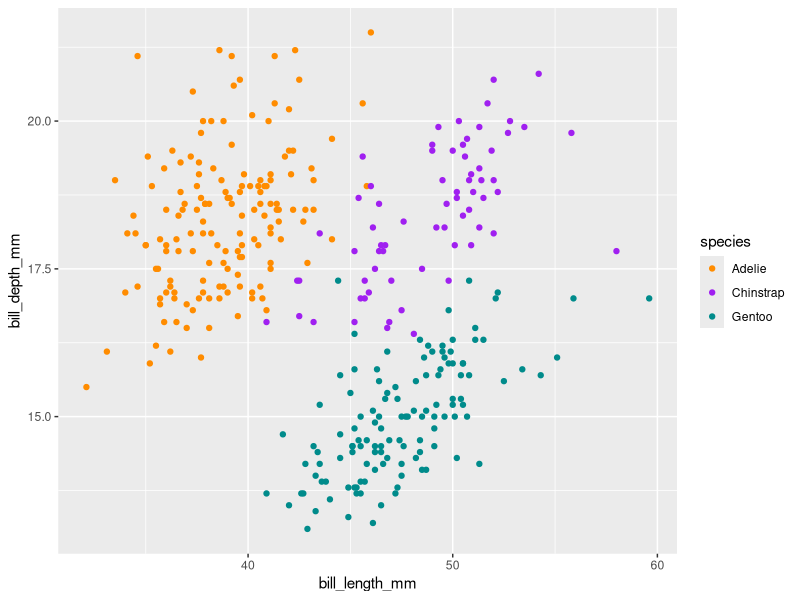
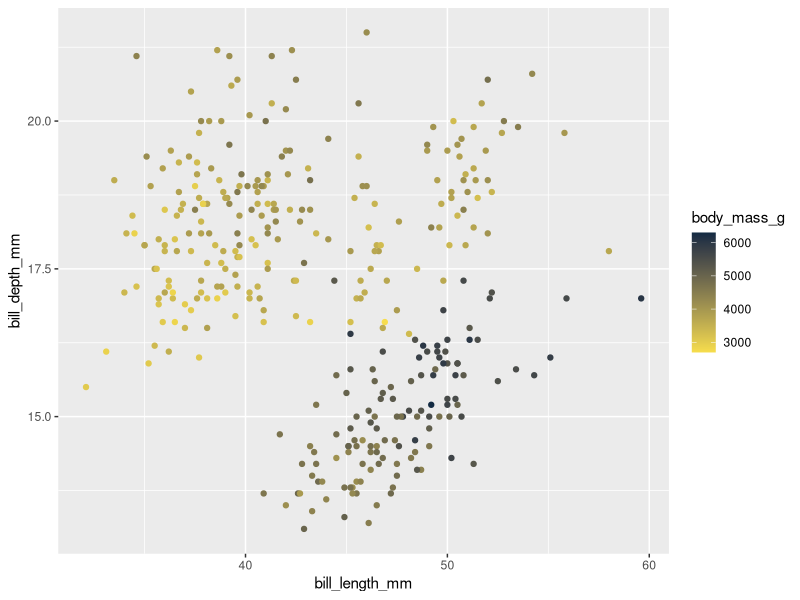
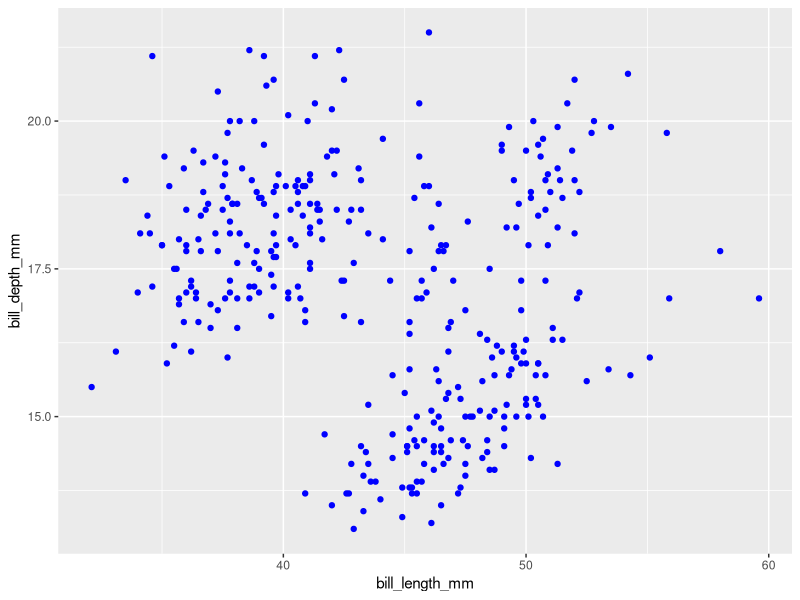
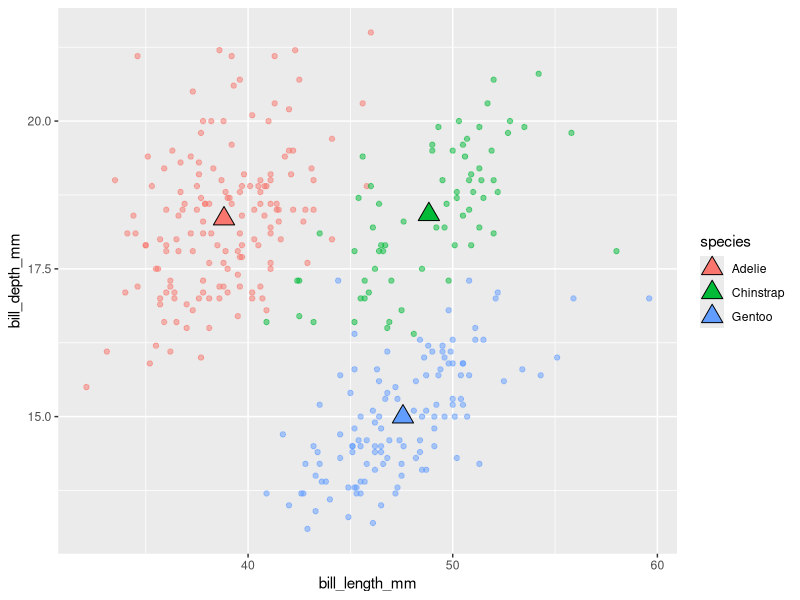
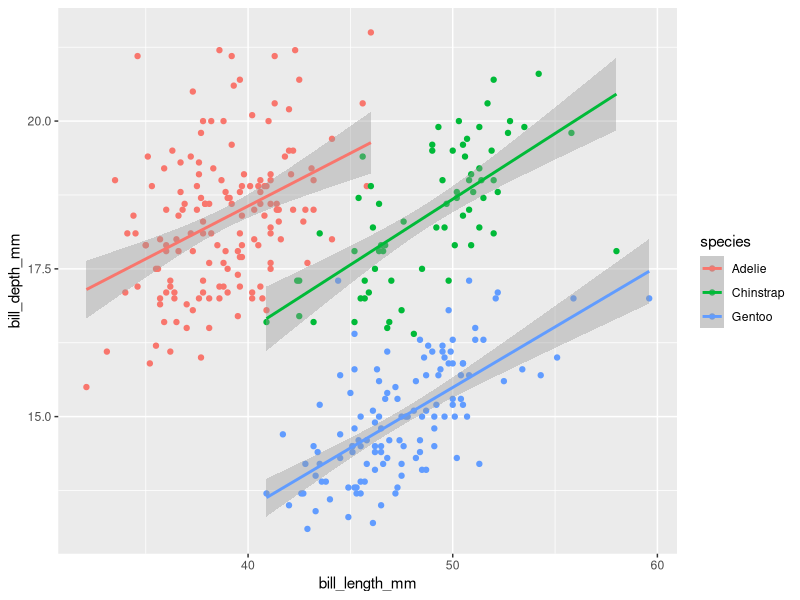
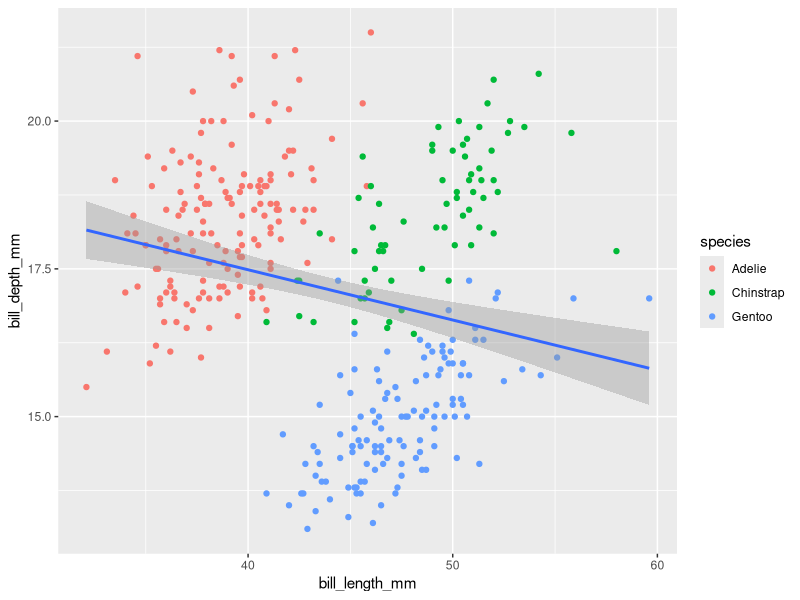
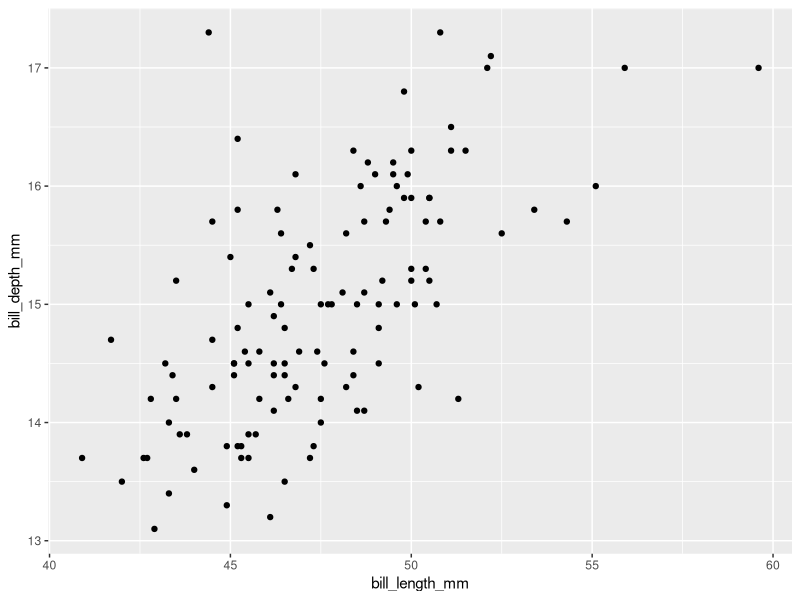
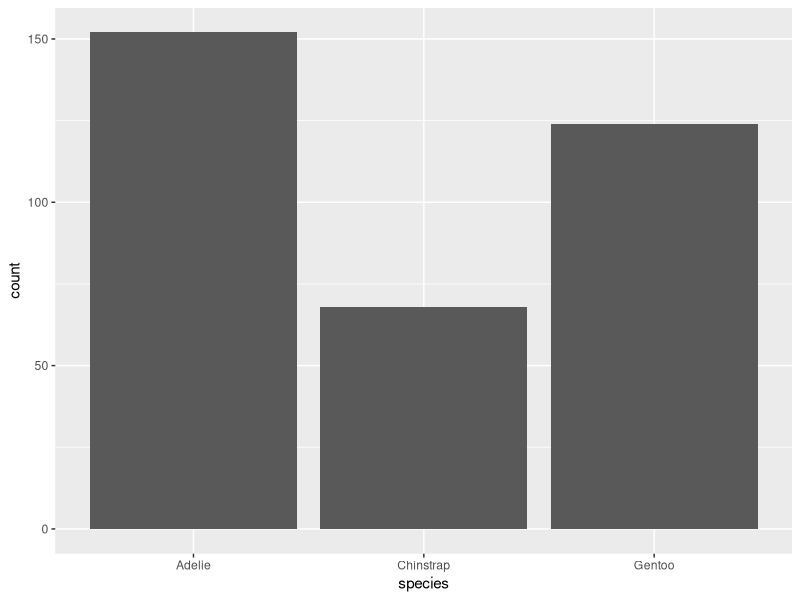

Generate these figures, in order, with R:
## ---- chunk 1
#| eval: true
#| echo: true
#| message: false
#| warning: false
# load packages ----
library(tidyverse)
library(patchwork)
library(palmerpenguins)
## ---- chunk 2
# create some untidy temperature data ----
temp_data_wide <- tribble(
  ~date, ~station1, ~station2,  ~station3,
  "2023-10-01", 30.1, 29.8,  31.2,
  "2023-11-01", 28.6, 29.1,  33.4,
  "2023-12-01", 29.9, 28.5,  32.3
)

# print it out ----
print(temp_data_wide)
## ---- chunk 3
# convert data from wide > long ----
temp_data_long <- temp_data_wide |> 
  pivot_longer(cols = starts_with("station"),
               names_to = "station_id",
               values_to = "temp_c")

# print it out ----
print(temp_data_long)
## ---- chunk 4
#| warning: false
#..........scatter plot with custom categorical colors...........
ggplot(penguins, aes(x = bill_length_mm, y = bill_depth_mm, color = species)) +
  geom_point() +
  scale_color_manual(values = c("darkorange", "purple", "cyan4"))
## ---- chunk 5
#| warning: false
#...........scatter plot with custom continuous colors...........
ggplot(penguins, aes(x = bill_length_mm, y = bill_depth_mm, color = body_mass_g)) + 
  geom_point() +
  scale_color_gradient(low = "#F7DD4C", high = "#132B43")
## ---- chunk 6
#| warning: false
#................scatter plot with all blue points...............
ggplot(penguins, aes(x = bill_length_mm, y = bill_depth_mm)) + 
  geom_point(color = "blue")
## ---- chunk 7
#| warning: false
#| message: false
#..............create a separate penguins_summary df.............
penguins_summary <- penguins |>
  drop_na() |> 
  group_by(species) |> 
  summarize(
    mean_bill_length_mm = mean(bill_length_mm),
    mean_bill_depth_mm = mean(bill_depth_mm)
  )

#..........create ggplot with layers from different dfs..........
ggplot() + 
  geom_point(data = penguins, mapping = aes(x = bill_length_mm, 
                                            y = bill_depth_mm, 
                                            color = species),
             alpha = 0.5) +
  geom_point(data = penguins_summary, mapping = aes(x = mean_bill_length_mm,
                                                    y = mean_bill_depth_mm,
                                                    fill = species),
             size = 5, shape = 24)
## ---- chunk 8
#| warning: false
#| message: false
#.............scatterplot with lms fitted to species.............
ggplot(penguins, aes(x = bill_length_mm, y = bill_depth_mm, color = species)) +
  geom_point() +
  geom_smooth(method = "lm")
## ---- chunk 9
#| warning: false
#| message: false
#..........scatterplot with lm fitted to entire data set.........
ggplot(penguins, aes(x = bill_length_mm, y = bill_depth_mm)) +
  geom_point(aes(color = species)) +
  geom_smooth(method = "lm")
## ---- chunk 10
#| warning: false
#........filter for Gentoo penguins, then pipe into ggplot.......
penguins |> 
  filter(species == "Gentoo") |> 
  ggplot(aes(x = bill_length_mm, y = bill_depth_mm)) +
  geom_point()
## ---- chunk 11
#| warning: false
#...................bar plot with default stat...................
ggplot(penguins, aes(x = species)) +
  geom_bar(stat = "count")
## ---- chunk 12
#| warning: false

#........................new summarized df.......................
penguin_summary <- penguins |> 
  count(species) 

#..create bar heights based on `identity` of values in `n` col...
ggplot(penguin_summary, aes(x = species, y = n)) +
  geom_bar(stat = "identity")
## ---- chunk 13
#| warning: false
#........................default position........................
ggplot(penguins, aes(x = species, fill = island)) +
  geom_bar(position = "stack")
## ---- chunk 14
#| warning: false
#..........................position fill.........................
ggplot(penguins, aes(x = species, fill = island)) +
  geom_bar(position = "fill") 
## ---- chunk 15
#| warning: false
#.........................position dodge.........................
ggplot(penguins, aes(x = species, fill = island)) +
  geom_bar(position = "dodge") 
## ---- chunk 16
#| warning: false
#.......................position functions.......................
ggplot(penguins, aes(x = species, fill = island)) +
  geom_bar(position = position_dodge2(preserve = "single")) 
## ---- chunk 17
#| warning: false
#....................default coordinate system...................
ggplot(penguins, aes(x = species)) +
  geom_bar() +
  coord_cartesian()
## ---- chunk 18
#| warning: false
#............................flip axes...........................
ggplot(penguins, aes(x = species)) +
  geom_bar() +
  coord_flip()
## ---- chunk 19
#| warning: false
#........................polar coordinates.......................
ggplot(penguins, aes(x = species)) +
  geom_bar() +
  coord_polar()
## ---- chunk 20
#| warning: false
#..................premade theme + custom theme..................
ggplot(penguins, aes(x = species)) +
  geom_bar() +
  theme_light() +
  theme(
    axis.title = element_text(size = 17, color = "purple")
  )
## ---- chunk 21
#| warning: false
#| message: false
#......................labels & facet wrap.......................
ggplot(penguins, aes(x = flipper_length_mm, fill = species)) +
  geom_histogram(position = "identity", alpha = 0.5) +
  scale_fill_manual(values = c("darkorange", "purple", "cyan4")) +
  labs(x = "Flipper Length (mm)", 
       y = "Frequency", 
       fill = "Species",
       title = "Penguin Flipper Lengths") +
  facet_wrap(~species, ncol = 1)
## ---- chunk 22
#.................save scatter plot to obj `p1`..................
p1 <- ggplot(penguins, aes(x = bill_length_mm, y = bill_depth_mm, color = body_mass_g)) +
  geom_point() +
  scale_color_gradient(low = "#F7DD4C", high = "#132B43") +
  theme(
    legend.position = "top" # note: this is newly added from earlier!
  )

#....................save bar plot to obj `p2`...................
p2 <- ggplot(penguins, aes(x = species)) +
  geom_bar() +
  theme_light()

#...................save histogram to obj `p3`...................
p3 <- ggplot(penguins, aes(x = flipper_length_mm, fill = species)) + 
  geom_histogram(position = "identity", alpha = 0.5) +
  scale_fill_manual(values = c("darkorange", "purple", "cyan4"))
## ---- chunk 23
#| warning: false
#| message: false
#..........................stacked plots.........................
p1 / p2

#.......................side-by-side plots.......................
p1 + p2

#..........side-by-side & stacked plots + graphic title..........
(p1 + (p2 / p3)) +
  plot_annotation(title = "All the greatest penguin info out there")

